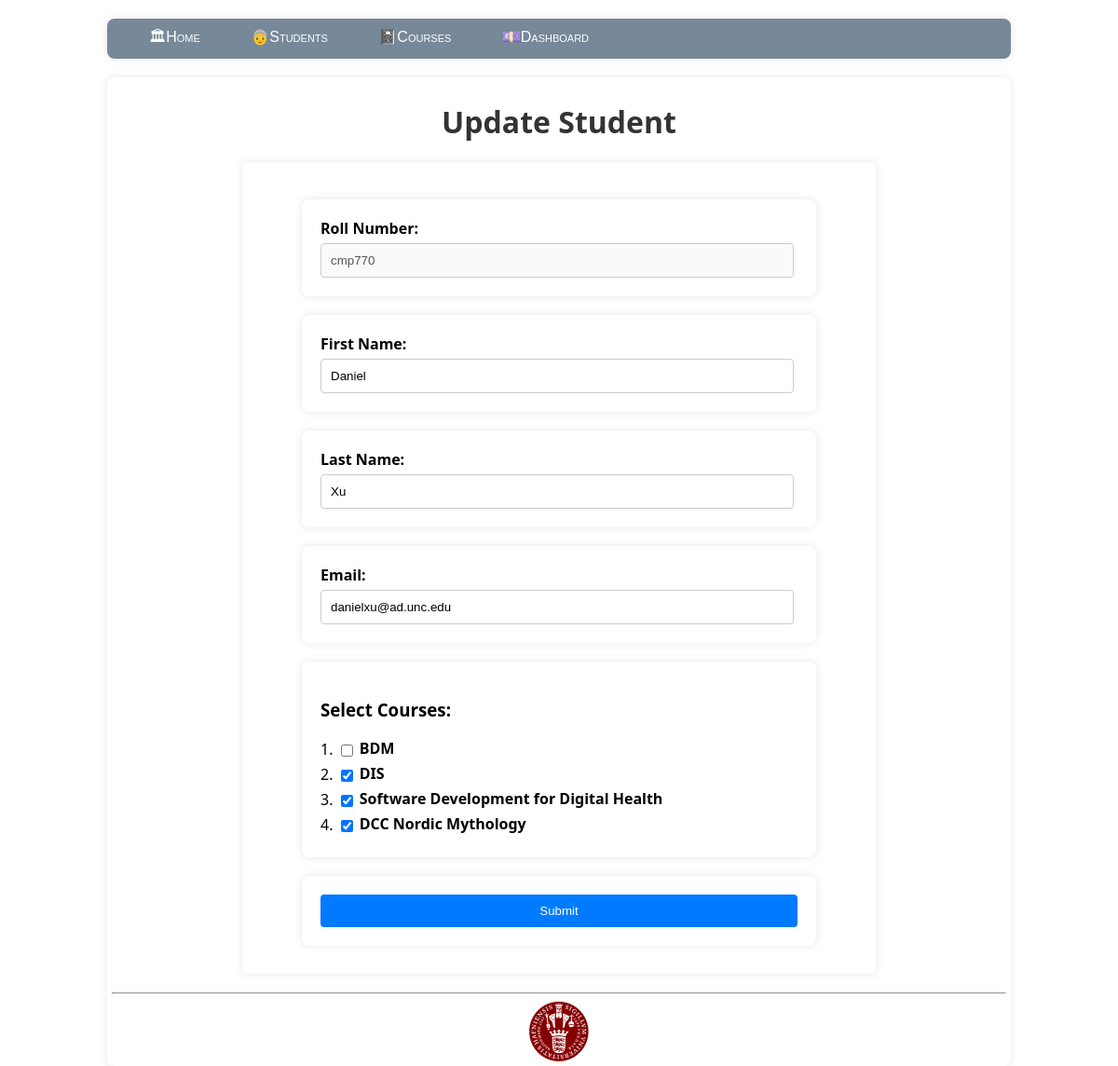
Screenshot of /student/1/update with the database file from the repository.
### model.py (models this page shows)
class Student(db.Model):
    __tablename__='student'
    student_id=db.Column(db.Integer,primary_key=True,autoincrement=True)
    roll_number=db.Column(db.String,unique=True,nullable=False)
    email=db.Column(db.String)
    first_name=db.Column(db.String,nullable=False)
    last_name=db.Column(db.String, nullable=False)
    courses=db.relationship('Course',backref='student',secondary='enrollments')

class Course(db.Model):
    __tablename__='course'
    course_id=db.Column(db.Integer,primary_key=True,autoincrement=True)
    course_code=db.Column(db.String,unique=True,nullable=False)
    course_name=db.Column(db.String,nullable=False)
    course_description=db.Column(db.String)

### app.py (the view)
@app.route('/student/<int:student_id>/update', methods=['GET', 'POST'])
def update(student_id):
    if request.method == 'POST':
        fname = request.form.get('f_name')
        lname = request.form.get('l_name')
        courses = request.form.getlist('courses')
        email = request.form.get('email')
        student = Student.query.get(student_id)
        if student:
            if fname != 'current_f_name':
                student.first_name = fname
            if lname != 'current_l_name':
                student.last_name = lname
            if email != 'current_email':
                student.email = email
            Enrollments.query.filter_by(estudent_id=student_id).delete()
            for c in courses:
                e = Enrollments(estudent_id=student_id, ecourse_id=c)
                db.session.add(e)
            db.session.commit()
            return redirect('/students')
    else:
        student = Student.query.get(student_id)
        if student:
            courses = Course.query.all()
            return render_template('student_update.html', student=student, courses=courses)

### templates/student_update.html (shortened to what this page needs)
{% extends "layout.html" %}
{% block content %}
<h1>Update Student</h1>
<form action="/student/{{ student.student_id }}/update" method="POST" id="update-form">
    <div>
        <label>Roll Number:</label>
        <input type="text" name="roll" value="{{ student.roll_number }}" disabled />
    </div>
    <div>
        <label>First Name:</label>
        <input type="text" name="f_name" value="{{ student.first_name }}" required />
    </div>
    <div>
        <label>Last Name:</label>
        <input type="text" name="l_name" value="{{ student.last_name }}" required/>
    </div>
    <div>
        <label>Email:</label>
        <input type="email" name="email" value="{{ student.email }}" pattern="[a-z0-9._%+\-]+@[a-z0-9.\-]+\.[a-z]{2,}$" />
    </div>
    <div>
        <h3>Select Courses: </h3>
        {% for course in courses %}
        <li class="decimal">
            <input type="checkbox" id="chkCourse" name="courses" value="{{ course.course_id }}" {% if course in student.courses
                %} checked {% endif %} />
            <label for="chkCourse" >{{ course.course_name }}</label>
        </li>
        {% endfor %}
        </div>
    <div>
        <input type="submit" value="Submit">
    </div>
</form>
{% endblock %}

### static/site.css (style rules this page uses)
body { background-color: rgb(f0, f0, f0); font-family: Arial, sans-serif; margin: 0; padding: 0; }
h1 { text-align: center; color: #333; }
form { max-width:640px; margin: 20px auto; padding: 20px; background-color: #fff; border-radius: 5px; box-shadow: 0 0 10px rgba(0, 0, 0, 0.1); }
form div { margin-bottom: 10px; }
li.decimal { list-style-type: decimal; }
label { font-weight: bold; margin-bottom: 5px; display: inline-block; vertical-align: middle; }
input[type="checkbox"] { vertical-align:middle; }
input[type="text"] , input[type="email"] { width: 95%; padding: 10px; border: 1px solid #ccc; border-radius: 4px; }
input[type="submit"] { width: 100%; padding: 10px; background-color: #007bff; border: none; border-radius: 4px; color: #fff; cursor: pointer; transition: background-color 0.3s; }
div { max-width: 80%; margin: 0 auto; background-color: #fff; border-radius: 8px; box-shadow: 0 0 10px rgba(0, 0, 0, 0.1); padding: 20px; margin-top: 20px; }

### rows the page displays
Student: roll "cmp770", f_name "Daniel", l_name "Xu", email "danielxu@ad.unc.edu"
Course: course_name "BDM"
Course: course_name "DIS"
Course: course_name "Software Development for Digital Health"
Course: course_name "DCC Nordic Mythology"
